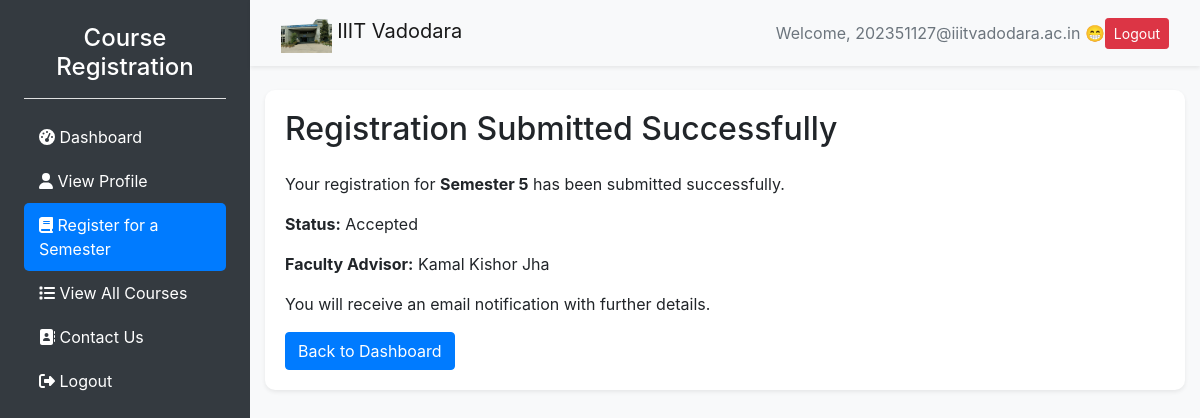
Screenshot of /course_registration/success/14/ (signed in) with the database file from the repository.
### course_registration/models.py (models this page shows, shortened)
class StudentRegistration(models.Model):
    SEMESTER_CHOICES = [(str(i), f"Semester {i}") for i in range(1, 9)]  # Semesters 1 to 8
    BRANCH_CHOICES = [
        ("CSE", "Computer Science Engineering"),
        ("IT", "Information Technology"),
        ("CSE/IT", "Computer Science or Information Technology"),
    ]
    STATUS_CHOICES = [
        ('In Progress', 'In Progress'),
        ('Issues', 'Issues'),
        ('Rejected', 'Rejected'),
        ('Accepted', 'Accepted'),
    ]
    student = models.ForeignKey(Student, on_delete=models.CASCADE, to_field="email", related_name="registrations")
    name = models.CharField(max_length=255)
    email = models.EmailField()
    previous_spi = models.FloatField()
    previous_cpi = models.FloatField()
    branch_name = models.CharField(max_length=10, choices=BRANCH_CHOICES, default="CSE/IT")  # Restrict to CSE or IT
    semester_applying_for = models.CharField(max_length=2, choices=SEMESTER_CHOICES)
    faculty = models.ForeignKey(Faculty, on_delete=models.SET_NULL, null=True)
    selected_courses = models.ManyToManyField(Course)  # ✅ Fix
    grade_sheet = models.FileField(upload_to="fee_documents/", blank=True, null=True, help_text="Upload your grade sheet (PDF format recommended).")  # New field
    college_fee_proof = models.FileField(upload_to="fee_documents/")
    hostel_fee_proof = models.FileField(upload_to="fee_documents/")
    loan_refund_form = models.FileField(upload_to="fee_documents/", blank=True, null=True)
    submitted_at = models.DateTimeField(auto_now_add=True)
    status = models.CharField(max_length=50, choices=STATUS_CHOICES, default='In Progress')  # Updated status field
    message = models.TextField(max_length=500, blank=True, null=True, help_text="Message from faculty regarding the registration status.")

### accounts/models.py (models this page shows, shortened)
class Faculty(models.Model):
    email = models.EmailField(primary_key=True, unique=True)
    name = models.CharField(max_length=255)  # Moved from FacultyAdvisor
    gender = models.CharField(max_length=10)
    department = models.CharField(max_length=100)  # Moved from FacultyAdvisor
    password = models.CharField(max_length=255)
    phone_number = models.CharField(max_length=15, null=True, blank=True)
    academic_batch = models.CharField(max_length=50, blank=True, null=True)
    date_of_birth = models.DateField(null=True, blank=True)
    address = models.TextField(null=True, blank=True)
    profile_image = models.ImageField(upload_to='faculty_images/', default='{% static "images/default.png" %}', null=True, blank=True)
    date_joined = models.DateTimeField(auto_now_add=True)

### course_registration/views.py (the view)
# urls.py: path('success/<int:registration_id>/', registration_success, name='registration_success'),
def registration_success(request, registration_id):
    print("Session user_type:", request.session.get('user_type'))
    email = request.session.get('student_email')
    try:
        student = Student.objects.get(email=email)
    except Student.DoesNotExist:
        messages.error(request, "Student profile not found.")
        return redirect('login')
    registration = get_object_or_404(StudentRegistration, id=registration_id, student=student)
    faculty = registration.faculty
    subject = "Registration Submitted Successfully"
    email_message = (
        f"Dear {registration.student.student_name},\n\n"
        f"Your registration for Semester {registration.semester_applying_for} has been submitted successfully.\n"
        f"It has been assigned to your faculty advisor, {faculty.name}, for review.\n\n"
        f"Please check your dashboard for updates.\n\n"
        f"Regards,\nIIIT Vadodara"
    )
    send_mail(
        subject=subject,
        message=email_message,
        from_email=settings.DEFAULT_FROM_EMAIL,
        recipient_list=[registration.student.email],
        fail_silently=False,
    )
    subject_faculty = "New Registration Assigned for Review"
    email_message_faculty = (
        f"Dear {faculty.name},\n\n"
        f"A new registration from {registration.student.student_name} (Semester {registration.semester_applying_for}) has been assigned to you for review.\n\n"
        f"Please check your dashboard for details.\n\n"
        f"Regards,\nIIIT Vadodara"
    )
    send_mail(
        subject=subject_faculty,
        message=email_message_faculty,
        from_email=settings.DEFAULT_FROM_EMAIL,
        recipient_list=[faculty.email],
        fail_silently=False,
    )
    return render(request, "course_registration/success.html", {"registration": registration})

### course_registration/templates/course_registration/success.html (shortened to what this page needs)
{% load static %}
<!DOCTYPE html>
<html lang="en">
<head>
    <link href="https://stackpath.bootstrapcdn.com/bootstrap/4.5.2/css/bootstrap.min.css" rel="stylesheet">
    <link rel="stylesheet" href="https://cdnjs.cloudflare.com/ajax/libs/font-awesome/6.4.0/css/all.min.css">
</head>
<body>
    <div class="d-flex">
        <div class="bg-dark text-white sidebar" style="width: 250px; min-height: 100vh; position: fixed;">
            <div class="p-4">
                <h4 class="text-center">Course Registration</h4>
                <hr class="bg-light">
                <ul class="nav flex-column">
                    <li class="nav-item">
                        <a class="nav-link text-white" href="{% url 'dashboard' %}">
                            <i class="fas fa-tachometer-alt me-2"></i> Dashboard
                        </a>
                    </li>
                    <li class="nav-item">
                        <a class="nav-link text-white" href="{% url 'profile' %}">
                            <i class="fas fa-user me-2"></i> View Profile
                        </a>
                    </li>
                    <li class="nav-item">
                        <a class="nav-link text-white active" href="{% url 'register_student' %}">
                            <i class="fas fa-book me-2"></i> Register for a Semester
                        </a>
                    </li>
                    <li class="nav-item">
                        <a class="nav-link text-white" href="{% url 'all_courses' %}">
                            <i class="fas fa-list me-2"></i> View All Courses
                        </a>
                    </li>
                    <li class="nav-item">
                        <a class="nav-link text-white" href="{% url 'contact_us' %}">
                            <i class="fas fa-address-book me-2"></i> Contact Us
                        </a>
                    </li>
                    <li class="nav-item">
                        <a class="nav-link text-white" href="{% url 'logout' %}">
                            <i class="fas fa-sign-out-alt me-2"></i> Logout
                        </a>
                    </li>
                </ul>
            </div>
        </div>
        <div class="main-content" style="margin-left: 250px; width: calc(100% - 250px);">
            <nav class="navbar navbar-expand-lg navbar-light bg-light shadow-sm">
                <div class="container-fluid">
                    <a class="navbar-brand" href="{% url 'dashboard' %}">
                        <img src="{% static 'images/institute1.png' %}" alt="Institute Logo" style="height: 40px;">
                        IIIT Vadodara
                    </a>
                    <div class="ms-auto d-flex align-items-center">
                        <span class="me-3 text-muted">Welcome, {{ request.session.student_email }} 😁 </span>
                        <a href="{% url 'logout' %}" class="btn btn-danger btn-sm">Logout</a>
                    </div>
                </div>
            </nav>
            <div class="container mt-4">
                <div class="card shadow-sm">
                    <div class="card-body">
                        <h2 class="mb-4">Registration Submitted Successfully</h2>
                        <p>Your registration for <strong>Semester {{ registration.semester_applying_for }}</strong> has been submitted successfully.</p>
                        <p><strong>Status:</strong> {{ registration.status }}</p>
                        <p><strong>Faculty Advisor:</strong> {{ registration.faculty.name }}</p>
                        <p>You will receive an email notification with further details.</p>
                        <a href="{% url 'dashboard' %}" class="btn btn-primary">Back to Dashboard</a>
                    </div>
                </div>
            </div>
        </div>
    </div>
</body>
</html>

### course_registration/templates/course_registration/success.html (style rules this page uses)
body { background: #f8f9fa; min-height: 100vh; }
.sidebar { background: #343a40; }
.sidebar .nav-link { padding: 10px 15px; border-radius: 5px; transition: background 0.3s; }
.sidebar .nav-link.active { background: #007bff; }
.main-content { background: #f8f9fa; min-height: 100vh; padding-bottom: 20px; }
.card { border: none; border-radius: 10px; }

### rows the page displays
StudentRegistration: semester_applying_for "5", status "Accepted", faculty.name "Kamal Kishor Jha"

### other values shown
{{ request.session.student_email }} "202351127@iiitvadodara.ac.in"
